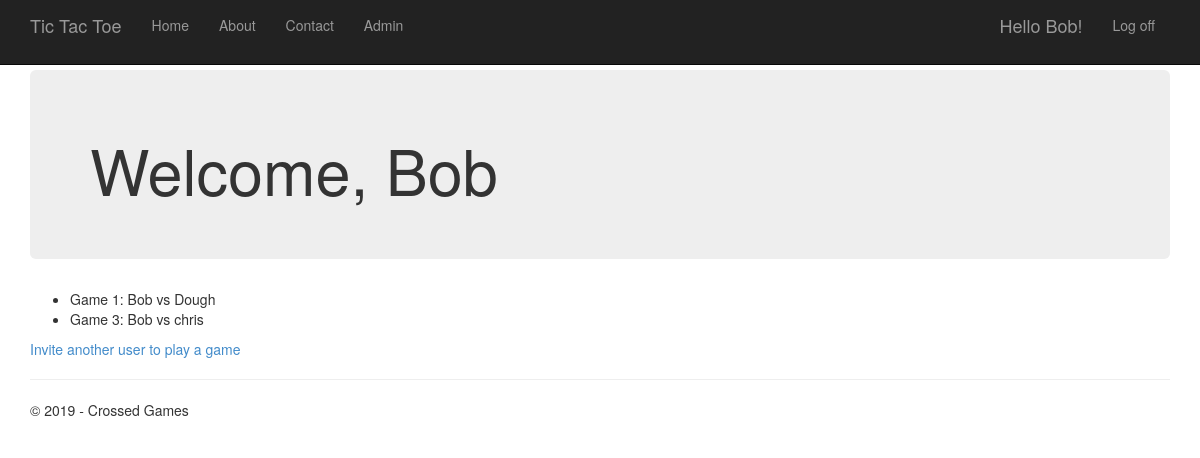
Screenshot of /player/ (signed in) with the database file from the repository.
### app/models.py (models this page shows, shortened)
class Game(models.Model):
    first_player = models.ForeignKey(User, related_name="games_first_player")
    second_player = models.ForeignKey(User, related_name = "games_second_player")
    start_time = models.DateTimeField(auto_now_add=True)
    last_active = models.DateTimeField(auto_now=True)
    status = models.CharField(max_length=1, default='F', choices=GAME_STATUS_CHOICES)
    objects = GamesQuerySet.as_manager()

### player/views.py (the view)
# urls.py: url(r'$', player.views.home, name='player_home'),
@login_required
def home(request):
    assert isinstance(request, HttpRequest)
    my_games = Game.objects.games_for_user(request.user)
    active_games = my_games.active()
    return render(
        request,
        'player/index.html',
        {
            'title':'Home Page',
            'year':datetime.now().year,
            'games': active_games,
        }
    )

### app/models.py (called while the page is built)
    def games_for_user(self, user):
        return self.filter(Q(first_player=user) | Q(second_player=user))

    def active(self):
        return self.filter(Q(status='F') | Q(status='S'))

### player/templates/player/index.html
{% extends "app/layout.html" %}
{% block content %}
<div class="jumbotron">
    <h1>Welcome, {{user.username}}</h1>
</div>
<ul>
    {% for g in games %}
    <li>Game {{ g.id }}: {{ g.first_player }} vs {{ g.second_player }} </li>
    {% endfor %}
</ul>
<a href="{% url 'player_new_invitation' %}">Invite another user to play a game</a>
{% endblock %}

### app/templates/app/loginpartial.html (shortened to what this page needs)
{% if user.is_authenticated %}
<form id="logoutForm" action="/logout" method="post" class="navbar-right">
    <ul class="nav navbar-nav navbar-right">
        <li><span class="navbar-brand">Hello {{ user.username }}!</span></li>
        <li><a href="javascript:document.getElementById('logoutForm').submit()">Log off</a></li>
    </ul>
</form>
{% else %}
<ul class="nav navbar-nav navbar-right">
    <li><a href="{% url 'login' %}">Log in</a></li>
</ul>
{% endif %}

### app/static/app/content/site.css (style rules this page uses)
body { padding-top: 50px; padding-bottom: 20px; }

### rows the page displays
Game: id "1", first_player "Bob", second_player "Dough"
Game: id "3", first_player "Bob", second_player "chris"

### other values shown
{{ user.username }} "Bob"
